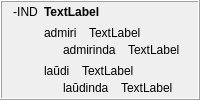
            <widget class="QFrame" name="frame_26">
             <property name="frameShape">
              <enum>QFrame::Box</enum>
             </property>
             <property name="frameShadow">
              <enum>QFrame::Raised</enum>
             </property>
             <layout class="QHBoxLayout" name="horizontalLayout_48">
              <property name="sizeConstraint">
               <enum>QLayout::SetMaximumSize</enum>
              </property>
              <property name="topMargin">
               <number>3</number>
              </property>
              <property name="bottomMargin">
               <number>3</number>
              </property>
              <item>
               <widget class="QLabel" name="label_304">
                <property name="text">
                 <string>-IND</string>
                </property>
                <property name="alignment">
                 <set>Qt::AlignHCenter|Qt::AlignTop</set>
                </property>
                <property name="tipo" stdset="0">
                 <string>afikso</string>
                </property>
               </widget>
              </item>
              <item>
               <layout class="QVBoxLayout" name="verticalLayout_372">
                <item>
                 <widget class="QLabel" name="Lec09_Label683">
                  <property name="sizePolicy">
                   <sizepolicy hsizetype="Preferred" vsizetype="Maximum">
                    <horstretch>0</horstretch>
                    <verstretch>0</verstretch>
                   </sizepolicy>
                  </property>
                  <property name="styleSheet">
                   <string notr="true">font-weight: bold;</string>
                  </property>
                  <property name="text">
                   <string>TextLabel</string>
                  </property>
                  <property name="wordWrap">
                   <bool>true</bool>
                  </property>
                 </widget>
                </item>
                <item>
                 <layout class="QVBoxLayout" name="verticalLayout_5">
                  <item>
                   <layout class="QVBoxLayout" name="verticalLayout_373">
                    <property name="spacing">
                     <number>3</number>
                    </property>
                    <item>
                     <layout class="QHBoxLayout" name="horizontalLayout_609">
                      <property name="spacing">
                       <number>12</number>
                      </property>
                      <item>
                       <widget class="neklakebla_nova" name="Lec09_Button650">
                        <property name="text">
                         <string>admiri</string>
                        </property>
                        <property name="wordWrap">
                         <bool>true</bool>
                        </property>
                       </widget>
                      </item>
                      <item>
                       <widget class="QLabel" name="Lec09_Label684">
                        <property name="sizePolicy">
                         <sizepolicy hsizetype="Expanding" vsizetype="Preferred">
                          <horstretch>0</horstretch>
                          <verstretch>0</verstretch>
                         </sizepolicy>
                        </property>
                        <property name="text">
                         <string>TextLabel</string>
                        </property>
                        <property name="wordWrap">
                         <bool>true</bool>
                        </property>
                       </widget>
                      </item>
                     </layout>
                    </item>
                    <item>
                     <layout class="QHBoxLayout" name="horizontalLayout_610">
                      <property name="spacing">
                       <number>12</number>
                      </property>
                      <item>
                       <widget class="label_sago_reversa" name="label_389">
                        <property name="sizePolicy">
                         <sizepolicy hsizetype="Maximum" vsizetype="Preferred">
                          <horstretch>0</horstretch>
                          <verstretch>0</verstretch>
                         </sizepolicy>
                        </property>
                        <property name="text">
                         <string/>
                        </property>
                        <property name="pixmap">
                         <pixmap resource="ikonoj.qrc">:/ikonoj/sago_revena.png</pixmap>
                        </property>
                       </widget>
                      </item>
                      <item>
                       <widget class="neklakebla_nova" name="Lec09_Button651">
                        <property name="text">
                         <string>admirinda</string>
                        </property>
                        <property name="wordWrap">
                         <bool>true</bool>
                        </property>
                       </widget>
                      </item>
                      <item>
                       <widget class="QLabel" name="Lec09_Label685">
                        <property name="sizePolicy">
                         <sizepolicy hsizetype="Expanding" vsizetype="Preferred">
                          <horstretch>0</horstretch>
                          <verstretch>0</verstretch>
                         </sizepolicy>
                        </property>
                        <property name="text">
                         <string>TextLabel</string>
                        </property>
                        <property name="wordWrap">
                         <bool>true</bool>
                        </property>
                       </widget>
                      </item>
                     </layout>
                    </item>
                   </layout>
                  </item>
                 </layout>
                </item>
                <item>
                 <layout class="QVBoxLayout" name="verticalLayout_374">
                  <property name="spacing">
                   <number>3</number>
                  </property>
                  <item>
                   <layout class="QHBoxLayout" name="horizontalLayout_611">
                    <property name="spacing">
                     <number>12</number>
                    </property>
                    <item>
                     <widget class="neklakebla_nova" name="Lec09_Button48">
                      <property name="text">
                       <string>laŭdi</string>
                      </property>
                      <property name="wordWrap">
                       <bool>true</bool>
                      </property>
                     </widget>
                    </item>
                    <item>
                     <widget class="QLabel" name="Lec09_Label49">
                      <property name="sizePolicy">
                       <sizepolicy hsizetype="Expanding" vsizetype="Preferred">
                        <horstretch>0</horstretch>
                        <verstretch>0</verstretch>
                       </sizepolicy>
                      </property>
                      <property name="text">
                       <string>TextLabel</string>
                      </property>
                      <property name="wordWrap">
                       <bool>true</bool>
                      </property>
                     </widget>
                    </item>
                   </layout>
                  </item>
                  <item>
                   <layout class="QHBoxLayout" name="horizontalLayout_612">
                    <property name="spacing">
                     <number>12</number>
                    </property>
                    <item>
                     <widget class="label_sago_reversa" name="label_390">
                      <property name="sizePolicy">
                       <sizepolicy hsizetype="Maximum" vsizetype="Preferred">
                        <horstretch>0</horstretch>
                        <verstretch>0</verstretch>
                       </sizepolicy>
                      </property>
                      <property name="text">
                       <string/>
                      </property>
                      <property name="pixmap">
                       <pixmap resource="ikonoj.qrc">:/ikonoj/sago_revena.png</pixmap>
                      </property>
                     </widget>
                    </item>
                    <item>
                     <widget class="neklakebla_nova" name="Lec09_Button49">
                      <property name="text">
                       <string>laŭdinda</string>
                      </property>
                      <property name="wordWrap">
                       <bool>true</bool>
                      </property>
                     </widget>
                    </item>
                    <item>
                     <widget class="QLabel" name="Lec09_Label50">
                      <property name="sizePolicy">
                       <sizepolicy hsizetype="Expanding" vsizetype="Preferred">
                        <horstretch>0</horstretch>
                        <verstretch>0</verstretch>
                       </sizepolicy>
                      </property>
                      <property name="text">
                       <string>TextLabel</string>
                      </property>
                      <property name="wordWrap">
                       <bool>true</bool>
                      </property>
                     </widget>
                    </item>
                   </layout>
                  </item>
                 </layout>
                </item>
               </layout>
              </item>
             </layout>
            </widget>
